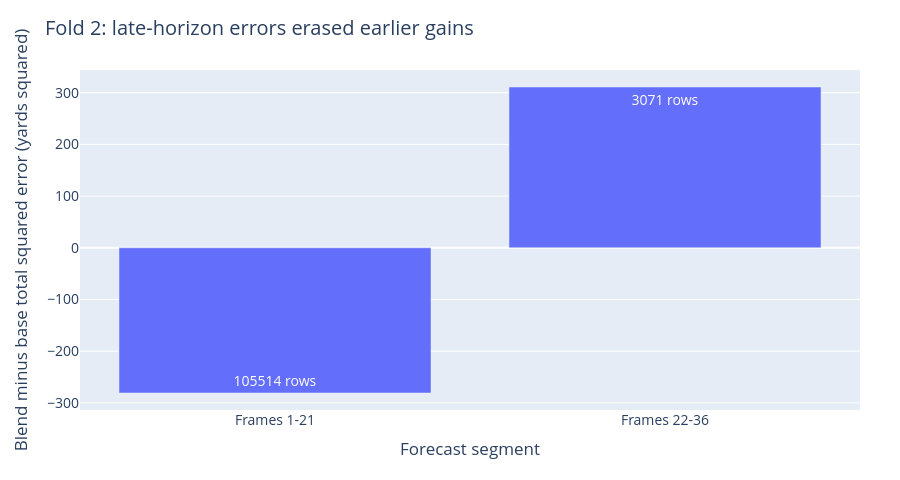

The cell this chart's notebook holds for it:
### Markdown cell above
The discovery chose epoch 22 on Fold 1. Confirmation fixed that epoch and the 50/50 weight in advance on Fold 2, using a fresh fit excluding its games. The gate required at least 0.001 RMSE improvement and a paired-game interval lower bound above zero. Fold 2 failed both conditions. These are saved experiment intervals, not a bootstrap re-run by this notebook. Cross-fold training overlap and prior model selection limit independence. ROT remains unpromoted; NORB remains NO_PROMOTION.

### Code cell
s=E['horizon_segments'];labels=[v['segment'] for v in s];delta=[v['delta_sse'] for v in s]
fig=go.Figure(go.Bar(x=labels,y=delta,text=[str(v['rows'])+' rows' for v in s]))
fig.update_layout(title='Fold 2: late-horizon errors erased earlier gains',xaxis_title='Forecast segment',yaxis_title='Blend minus base total squared error (yards squared)')
static,ax=plt.subplots();ax.bar(labels,delta);ax.axhline(0,linestyle='--');ax.set(ylabel='Change in total squared error',title='Fold 2: late-horizon errors erased earlier gains')
show(fig,static,'winner_horizon')

### Figure 1 — Plotly figure (JSON) as saved in the notebook; plotly's stock layout.template omitted (floating-point values rounded to 4 significant figures)
{"data": [{"text": ["105514 rows", "3071 rows"], "type": "bar", "x": ["Frames 1-21", "Frames 22-36"], "y": [-280.9, 311.0]}], "layout": {"font": {"size": 14}, "height": 480, "margin": {"b": 70, "l": 80, "r": 40, "t": 70}, "title": {"text": "Fold 2: late-horizon errors erased earlier gains"}, "width": 900, "xaxis": {"title": {"text": "Forecast segment"}}, "yaxis": {"title": {"text": "Blend minus base total squared error (yards squared)"}}}}
